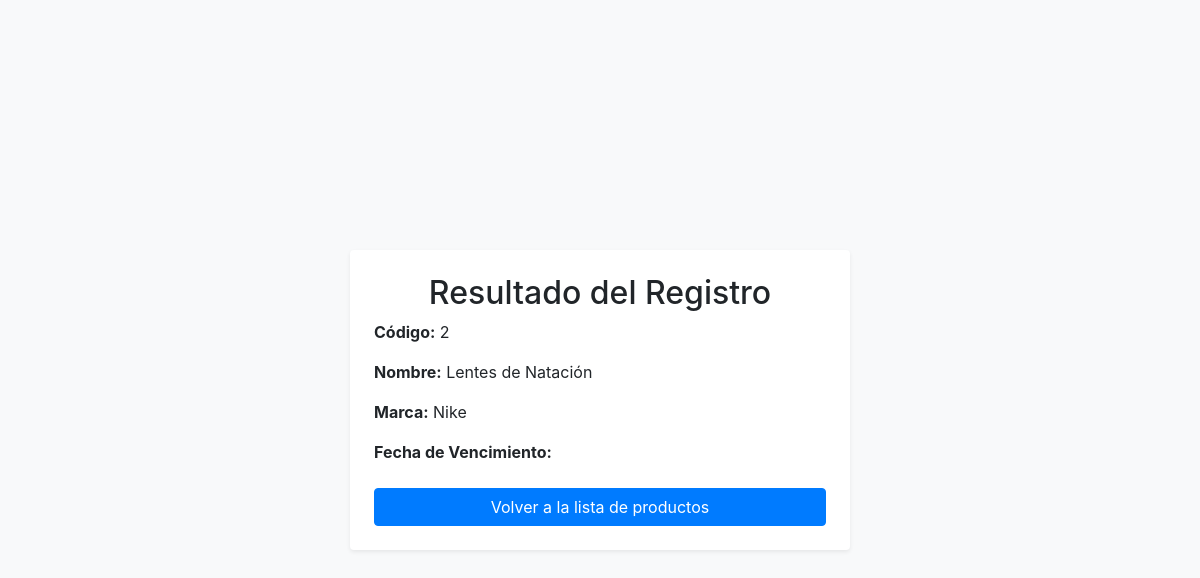
The page /resultado/2/ (signed in) on the database its author committed.
### productos/models.py (models this page shows, shortened)
class Producto(models.Model):
    codigo = models.CharField(max_length=10)
    nombre = models.CharField(max_length=100)
    precio = models.DecimalField(max_digits=10, decimal_places=2)  # Asegúrate de que este campo exista
    categoria = models.ForeignKey(Categoria, on_delete=models.CASCADE, default=1)  # Valor por defecto
    marca = models.ForeignKey(Marca, on_delete=models.CASCADE)
    caracteristicas = models.TextField()

class Marca(models.Model):
    nombre = models.CharField(max_length=100)
    def __str__(self):
        return self.nombre

### productos/views.py (the view)
# urls.py: path('resultado/<int:producto_id>/', views.resultado, name='resultado'),
@login_required
def resultado(request, producto_id):
    producto = Producto.objects.get(id=producto_id)
    return render(request, 'resultado.html', {'producto': producto})

### productos/templates/resultado.html (shortened to what this page needs)
{% load static %}
<!DOCTYPE html>
<html lang="es">
<head>
    <link rel="stylesheet" href="{% static 'css/styles.css' %}">
    <link href="https://stackpath.bootstrapcdn.com/bootstrap/4.5.2/css/bootstrap.min.css" rel="stylesheet">
</head>
<body class="bg-light d-flex justify-content-center align-items-center vh-100">
    <div class="container p-4 bg-white rounded shadow-sm" style="max-width: 500px;">
        <h2 class="text-center">Resultado del Registro</h2>
        <p><strong>Código:</strong> {{ producto.codigo }}</p>
        <p><strong>Nombre:</strong> {{ producto.nombre }}</p>
        <p><strong>Marca:</strong> {{ producto.marca }}</p>
        <p><strong>Fecha de Vencimiento:</strong> {{ producto.fecha_vencimiento }}</p>
        <a href="{% url 'index' %}" class="btn btn-primary btn-block mt-4">Volver a la lista de productos</a>
    </div>
</body>
</html>

### productos/static/css/styles.css (style rules this page uses)
body { font-family: Arial, sans-serif; background-color: #f4f4f4; margin: 0; padding: 0; display: flex; justify-content: center; align-items: center; height: 100vh; }
.container { background-color: #fff; padding: 20px; border-radius: 8px; box-shadow: 0 2px 10px rgba(0, 0, 0, 0.1); max-width: 400px; width: 100%; }

### rows shown on the page
Producto: codigo "2", nombre "Lentes de Natación", marca "Nike"
